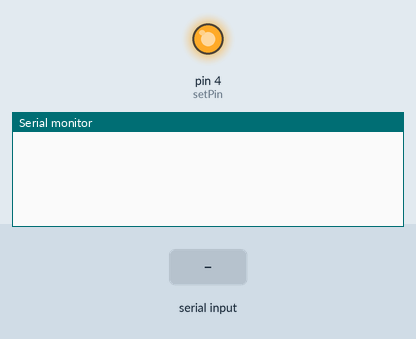
This sketch was run on a simulated Arduino Uno, built with avr-gcc and run on an emulated ATmega328P. Parts: output pins drawn as LEDs (lit = HIGH), the last lines printed to the serial monitor. The test bench sets the inputs (shaded band).

Above: at 1.3 s.
1.4 s: "1" received over Serial
At 3.0 s:
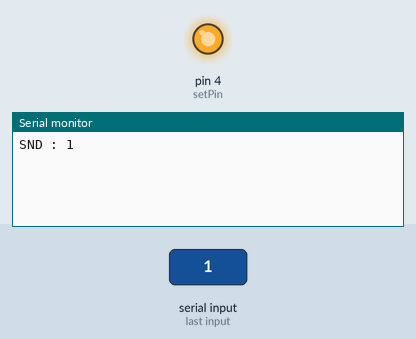
3.9 s: "1" received over the second serial link
At 6.2 s:
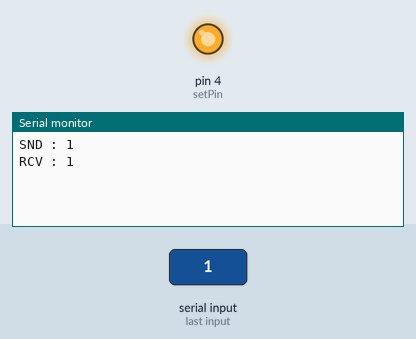

Measured:
- after the input at 1.4 s, the serial monitor: prints a new line after 1.0 s (image 1)
- after the input at 3.9 s, the serial monitor: prints a new line at once (image 2)

The sketch:

hc12_receiver.ino
```cpp
#include <SoftwareSerial.h>

String msg;
int rxPin = 2;
int txPin = 3;
int setPin = 4;
SoftwareSerial hc12(rxPin , txPin);

void setup() {
  pinMode(setPin,OUTPUT);
  // passage en mode commande
  digitalWrite(setPin, LOW);
  Serial.begin(9600);
  hc12.begin(9600);
  // Passage du module sur le canal 1, en 9600bps et à 20dBm
  hc12.print(F("AT+C001+B57600+P20+FU4"));
  // Délais pour que le module traite la commande
  delay(100);
  // passage en mode transparent
  digitalWrite(setPin,HIGH);
}

void loop() {

  //prints time since program started
  if(Serial.available()){
    msg = Serial.readString();
    Serial.print(F("SND : "));
    Serial.println(msg);
    hc12.print(msg);
  }
  if(hc12.available()){
    Serial.print(F("RCV : "));
    Serial.println(hc12.readString());
  }
}
```
